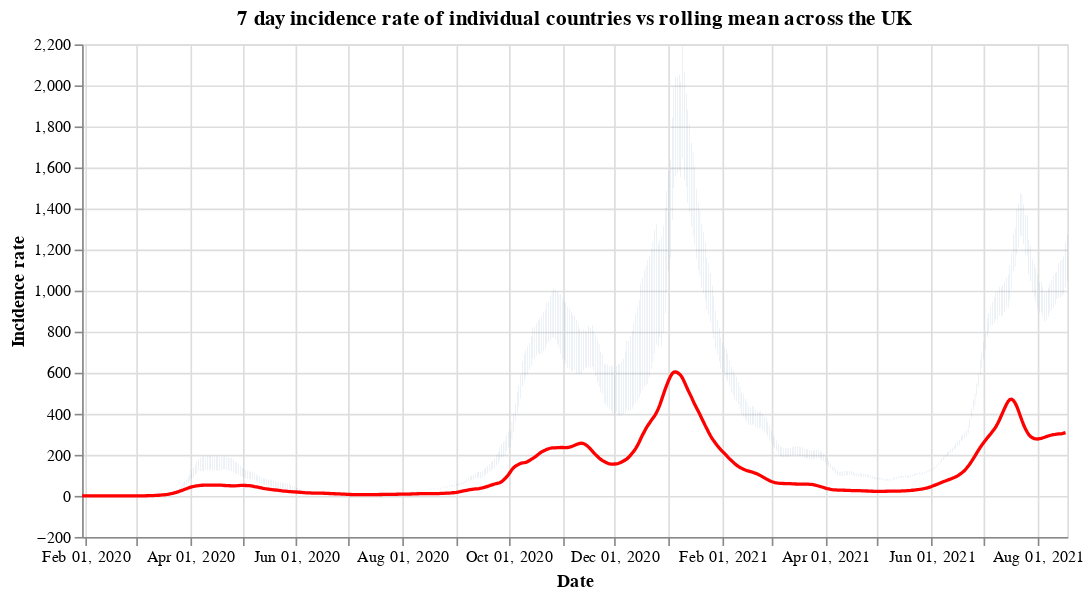

Write notebook code for a chart like this one.
### Code cell
#collapse
countries = uk_cases['areaName'].unique()
countries.sort()

selection = alt.selection_single(
    name='Select',
    fields=['areaName'],
    init={'areaName': 'Wales'},
    bind={'areaName': alt.binding_select(options=countries)}
)

# scatter plot, modify opacity based on selection
bars = alt.Chart(uk_cases).mark_bar().add_selection(
    selection
).encode(
    x=alt.X("yearmonthdate(date):T", axis=alt.Axis(title='Date')),
    y=alt.Y("weeklyCasesRate:Q", axis=alt.Axis(title='Incidence rate')),
    tooltip='weeklyCasesRate:Q',
    opacity=alt.condition(selection, alt.value(1), alt.value(0))
).properties(title=f'7 day incidence rate of individual countries vs rolling mean across the UK', width=600)

line = alt.Chart(overview_cases).mark_line(
    color='red',
    size=2,
).transform_window(
    rolling_mean='mean(weeklyCasesRate)',
    frame=[0, 7]
).encode(
    x='yearmonthdate(date):T',
    y='rolling_mean:Q'
)

alt.layer(bars, line)

### Figure 1 — Vega-Lite specification as saved in the notebook (floating-point values rounded to 4 significant figures; data arrays with more than 128 entries replaced by an {"elided": "..."} marker saying what was removed)
{"config": {"view": {"continuousWidth": 400, "continuousHeight": 300}}, "layer": [{"data": {"name": "data-7da5b0304c419037d85bba1e21492c63"}, "mark": "bar", "encoding": {"opacity": {"condition": {"value": 1, "selection": "Select"}, "value": 0}, "tooltip": {"type": "quantitative", "field": "weeklyCasesRate"}, "x": {"type": "temporal", "axis": {"title": "Date"}, "field": "date", "timeUnit": "yearmonthdate"}, "y": {"type": "quantitative", "axis": {"title": "Incidence rate"}, "field": "weeklyCasesRate"}}, "selection": {"Select": {"type": "single", "fields": ["areaName"], "init": {"areaName": "Wales"}, "bind": {"areaName": {"input": "select", "options": ["England", "Northern Ireland", "Scotland", "Wales"]}}}}, "title": "7 day incidence rate of individual countries vs rolling mean across the UK", "width": 600}, {"data": {"name": "data-a60f22a9cde3a680d633b1a550587e43"}, "mark": {"type": "line", "color": "red", "size": 2}, "encoding": {"x": {"type": "temporal", "field": "date", "timeUnit": "yearmonthdate"}, "y": {"type": "quantitative", "field": "rolling_mean"}}, "transform": [{"window": [{"op": "mean", "field": "weeklyCasesRate", "as": "rolling_mean"}], "frame": [0, 7]}]}], "$schema": "https://vega.github.io/schema/vega-lite/v4.8.1.json", "datasets": {"data-7da5b0304c419037d85bba1e21492c63": {"elided": "2172 records"}, "data-a60f22a9cde3a680d633b1a550587e43": {"elided": "566 records"}}}
